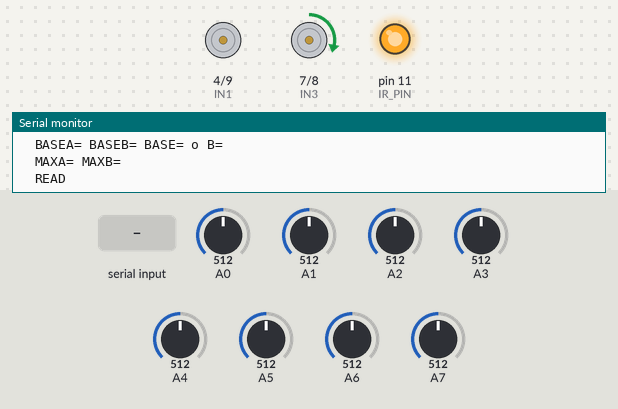
A sketch run on a simulated Arduino Nano, built with avr-gcc and run on an emulated ATmega328P. Shown: motor-driver pin pairs drawn as motors (green arrow = first pin HIGH = forward, orange = second pin HIGH = backward, longer = more drive, scaled by the enable pin), output pins drawn as LEDs (lit = HIGH), the last lines printed to the serial monitor. The test bench sets the inputs (shaded band); at power-on: A0 = 512, A3 = 512, A1 = 512, A4 = 512, A2 = 512, A5 = 512, A6 = 512, A7 = 512.

Above: at 4.4 s.
4.5 s: "KP\n" received over Serial
At 5.0 s:
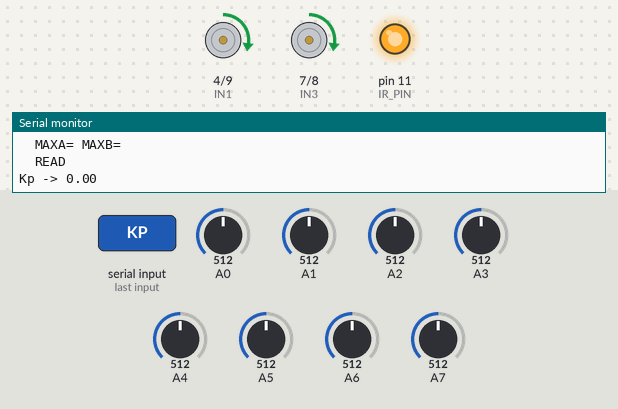
6.0 s: A0 set to 716
At 6.5 s:
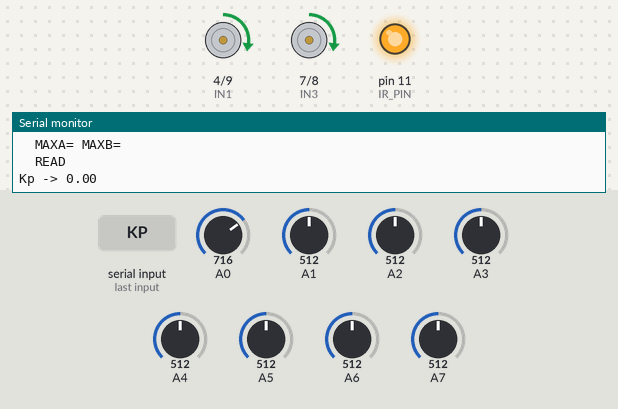
7.5 s: "BASE\n" received over Serial
At 8.5 s:
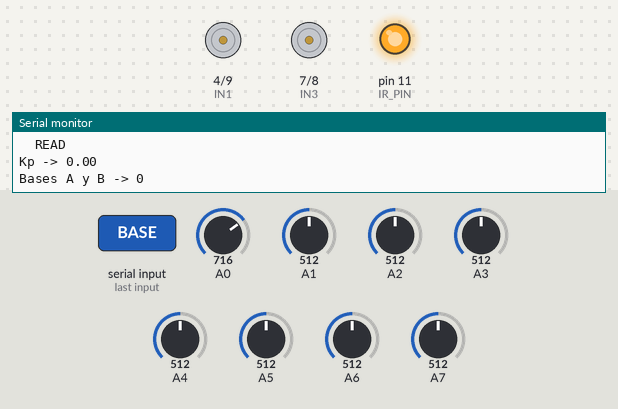
9.0 s: A3 set to 716
At 9.6 s:
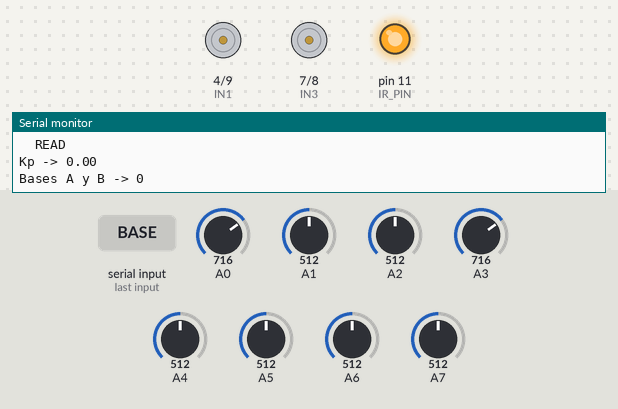
10.5 s: A1 set to 306
At 11.1 s:
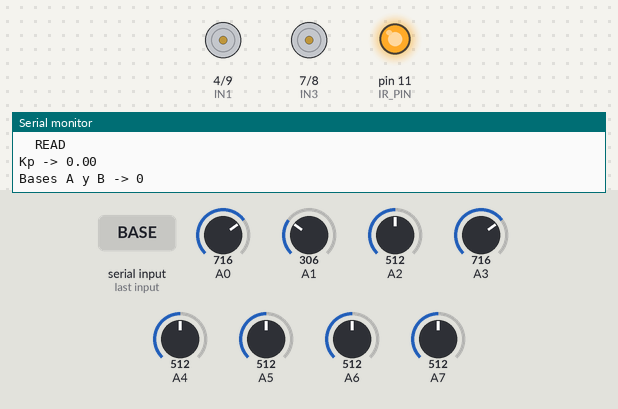
12.0 s: A4 set to 716
At 12.7 s:
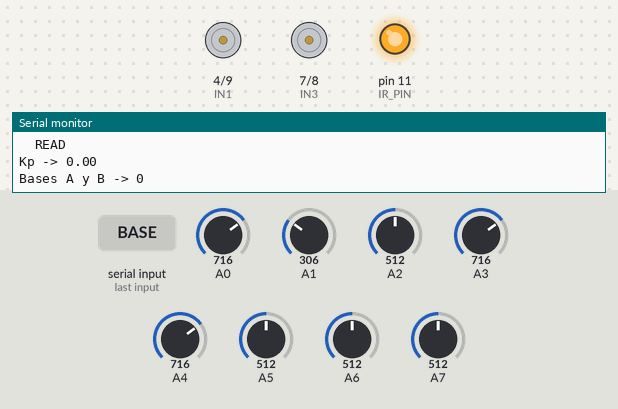
Timing chart, 0 to 14.6 s (numbered marks = the images above; inputs shaded):
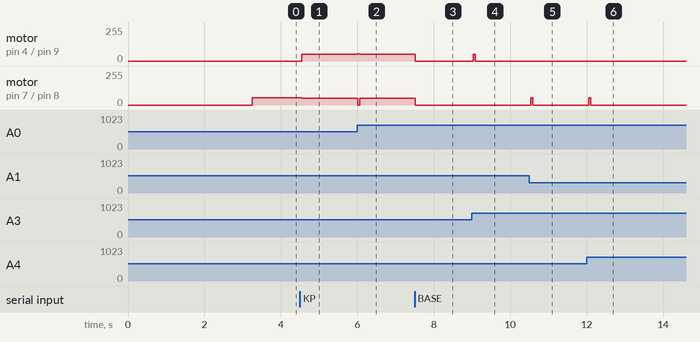

Measured:
- after the input at 4.5 s, motor on pin 4 (IN1) / pin 9 (IN2): stopped → forward 50/255 after 0.05 s; motor on pin 7 (IN3) / pin 8 (IN4): forward 55/255 → forward 50/255 after 0.05 s
- after the input at 6.0 s, motor on pin 4 (IN1) / pin 9 (IN2): forward 50/255 → forward 55/255 at once, → forward 50/255 0.05 s later; motor on pin 7 (IN3) / pin 8 (IN4): forward 50/255 → stopped at once, → forward 50/255 0.05 s later
- after the input at 7.5 s, motor on pin 4 (IN1) / pin 9 (IN2), motor on pin 7 (IN3) / pin 8 (IN4): forward 50/255 → stopped at once
- after the input at 9.0 s, motor on pin 4 (IN1) / pin 9 (IN2): stopped → forward 50/255 at once, → stopped 0.05 s later
- after the input at 10.5 s, motor on pin 7 (IN3) / pin 8 (IN4): stopped → forward 55/255 at once, → stopped 0.05 s later
- after the input at 12.0 s, motor on pin 7 (IN3) / pin 8 (IN4): stopped → forward 55/255 after 0.05 s, → stopped 0.05 s later

The sketch:

line-follower-pid-bt.ino
```cpp
#include <QTRSensors.h>

// === Definición de pines de motores ===
#define IN1 4
#define IN2 9
#define ENA 5  // PWM Motor 1 (Izquierdo)
#define IN3 7
#define IN4 8
#define ENB 6  // PWM Motor 2 (Derecho)
#define IR_PIN 11 // Pin para el IR (siempre en HIGH)

QTRSensors qtr;

// === PID ===
float Kp = 0.5, Ki = 0.000, Kd = 1.0;
int P, I, D, lastError = 0;

// === Centro de línea ===
int centerLine = 3900;

// === Velocidades ===
uint8_t maxspeedA = 55, maxspeedB = 55;
uint8_t basespeedA = 50, basespeedB = 50;
float factorA = 1.0, factorB = 1.0;

// === Sensores ===
const uint8_t SensorCount = 8;
uint16_t sensorValues[SensorCount];

// === Buffer de Bluetooth ===
String btBuffer = "";

// === Prototipos ===
void PID_control();
void motores(int izq, int der);
void handleBluetooth();
void processCommand(String cmd);

void setup() {
  Serial.begin(9600);
  delay(200);

  pinMode(IN1, OUTPUT); pinMode(IN2, OUTPUT); pinMode(ENA, OUTPUT);
  pinMode(IN3, OUTPUT); pinMode(IN4, OUTPUT); pinMode(ENB, OUTPUT);
  pinMode(IR_PIN, OUTPUT); digitalWrite(IR_PIN, HIGH);

  qtr.setTypeAnalog();
  qtr.setSensorPins((const uint8_t[]){A7,A6,A5,A4,A3,A2,A1,A0}, SensorCount);
  qtr.setEmitterPin(2);

  delay(500);
  for (uint16_t i=0;i<100;i++) qtr.calibrate();

  Serial.println("=== HC-05 listo ===");
  Serial.println("Comandos:");
  Serial.println("  KP= KI= KD=");
  Serial.println("  CENTER= o C=");
  Serial.println("  BASEA= BASEB= BASE= o B=");
  Serial.println("  MAXA= MAXB=");
  Serial.println("  READ");
}

void loop() {
  handleBluetooth();
  PID_control();
  delay(50);
}

// =================== BT ===================
void handleBluetooth() {
  while (Serial.available() > 0) {
    char c = Serial.read();

    // Si llega fin de línea (CR o LF)
    if (c == '\r' || c == '\n') {
      btBuffer.trim();
      if (btBuffer.length() > 0) {
        processCommand(btBuffer);
      }
      btBuffer = "";   // limpiar para el siguiente comando
    } else {
      btBuffer += c;
    }
  }
}

void processCommand(String cmd) {
  cmd.trim();
  if (cmd.length() == 0) return;

  // Versión en mayúsculas para comparar comandos
  String up = cmd;
  up.toUpperCase();

  int eqPos = up.indexOf('=');
  String key = (eqPos >= 0) ? up.substring(0, eqPos) : up;
  String valueStr = (eqPos >= 0) ? cmd.substring(eqPos + 1) : "";

  // --- PID ---
  if (key == "KP") {
    Kp = valueStr.toFloat();
    Serial.print("Kp -> "); Serial.println(Kp);
  }
  else if (key == "KI") {
    Ki = valueStr.toFloat();
    Serial.print("Ki -> "); Serial.println(Ki);
  }
  else if (key == "KD") {
    Kd = valueStr.toFloat();
    Serial.print("Kd -> "); Serial.println(Kd);
  }

  // --- Centro ---
  else if (key == "CENTER" || key == "C") {
    centerLine = valueStr.toInt();
    Serial.print("Centro -> "); Serial.println(centerLine);
  }

  // --- Velocidades base individuales ---
  else if (key == "BASEA") {
    int nuevo = constrain(valueStr.toInt(), 0, 255);
    basespeedA = (uint8_t)nuevo;
    Serial.print("Base A -> "); Serial.println(basespeedA);
  }
  else if (key == "BASEB") {
    int nuevo = constrain(valueStr.toInt(), 0, 255);
    basespeedB = (uint8_t)nuevo;
    Serial.print("Base B -> "); Serial.println(basespeedB);
  }

  // --- NUEVO: ambas bases a la vez ---
  else if (key == "BASE" || key == "B") {
    int nuevo = constrain(valueStr.toInt(), 0, 255);
    basespeedA = (uint8_t)nuevo;
    basespeedB = (uint8_t)nuevo;
    Serial.print("Bases A y B -> "); Serial.println(nuevo);
  }

  // --- Límites máximos ---
  else if (key == "MAXA") {
    int nuevo = constrain(valueStr.toInt(), 0, 255);
    maxspeedA = (uint8_t)nuevo;
    Serial.print("Max A -> "); Serial.println(maxspeedA);
  }
  else if (key == "MAXB") {
    int nuevo = constrain(valueStr.toInt(), 0, 255);
    maxspeedB = (uint8_t)nuevo;
    Serial.print("Max B -> "); Serial.println(maxspeedB);
  }

  // --- Lectura general ---
  else if (up == "READ") {
    uint16_t position = qtr.readLineBlack(sensorValues);
    int error = position - centerLine;

    Serial.print("Posicion: "); Serial.print(position);
    Serial.print("  Centro: "); Serial.print(centerLine);
    Serial.print("  Error: "); Serial.println(error);

    Serial.print("PID: Kp="); Serial.print(Kp);
    Serial.print(" Ki="); Serial.print(Ki);
    Serial.print(" Kd="); Serial.println(Kd);

    Serial.print("Speeds: baseA="); Serial.print(basespeedA);
    Serial.print(" baseB="); Serial.print(basespeedB);
    Serial.print(" maxA="); Serial.print(maxspeedA);
    Serial.print(" maxB="); Serial.println(maxspeedB);
  }

  else {
    Serial.print("Comando no valido: ");
    Serial.println(cmd);
  }
}

// =================== CONTROL ===================
void PID_control() {
  uint16_t position = qtr.readLineBlack(sensorValues);
  int error = position - centerLine;

  P = error;
  I += error;
  D = error - lastError;
  lastError = error;

  int motorspeed = (P*Kp) + (I*Ki) + (D*Kd);

  int motorspeedA = (basespeedA + motorspeed) * factorA;
  int motorspeedB = (basespeedB - motorspeed) * factorB;

  motorspeedA = constrain(motorspeedA,0,maxspeedA);
  motorspeedB = constrain(motorspeedB,0,maxspeedB);

  motores(motorspeedA, motorspeedB);
}

void motores(int izq, int der) {
  digitalWrite(IN1, izq>=0 ? HIGH : LOW);
  digitalWrite(IN2, izq>=0 ? LOW  : HIGH);
  analogWrite(ENA, abs(izq));

  digitalWrite(IN3, der>=0 ? HIGH : LOW);
  digitalWrite(IN4, der>=0 ? LOW  : HIGH);
  analogWrite(ENB, abs(der));
}
```
